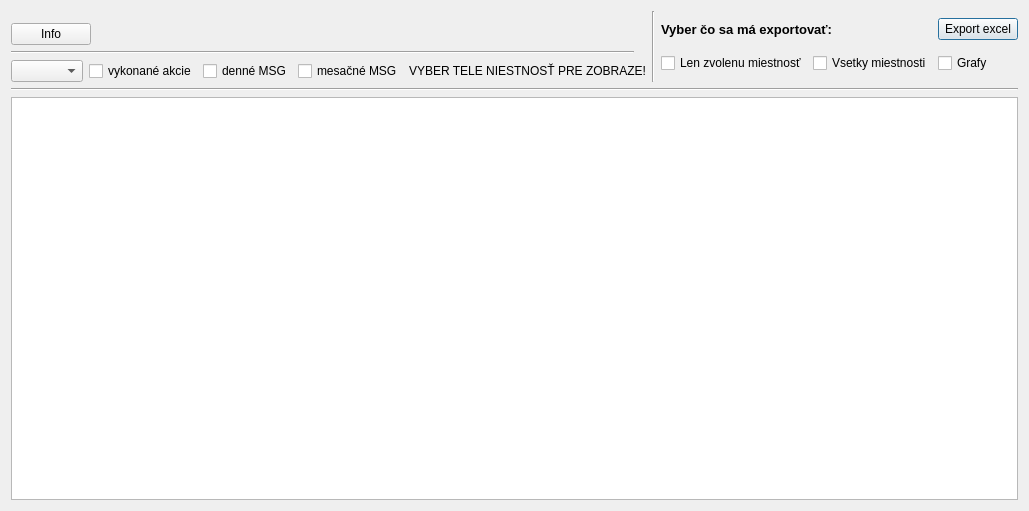
<?xml version="1.0" encoding="UTF-8"?>
<ui version="4.0">
 <class>parser_window</class>
 <widget class="QDialog" name="parser_window">
  <property name="geometry">
   <rect>
    <x>0</x>
    <y>0</y>
    <width>947</width>
    <height>511</height>
   </rect>
  </property>
  <property name="windowTitle">
   <string>Dialog</string>
  </property>
  <layout class="QGridLayout" name="gridLayout_2">
   <item row="6" column="0" colspan="5">
    <widget class="QTableView" name="tableView"/>
   </item>
   <item row="0" column="4" rowspan="5">
    <layout class="QGridLayout" name="gridLayout">
     <item row="2" column="0">
      <widget class="QCheckBox" name="pw_tatoMiestnost_checkBox">
       <property name="text">
        <string>Len zvolenu miestnosť</string>
       </property>
      </widget>
     </item>
     <item row="2" column="1">
      <widget class="QCheckBox" name="pw_vsetkyMiestnosti_checkBox">
       <property name="text">
        <string>Vsetky miestnosti</string>
       </property>
      </widget>
     </item>
     <item row="2" column="2">
      <widget class="QCheckBox" name="pw_grafy_checkBox">
       <property name="text">
        <string>Grafy</string>
       </property>
      </widget>
     </item>
     <item row="1" column="2">
      <widget class="QPushButton" name="wp_exportExcel_button">
       <property name="text">
        <string>Export excel</string>
       </property>
      </widget>
     </item>
     <item row="1" column="0" colspan="2">
      <widget class="QLabel" name="label">
       <property name="font">
        <font>
         <pointsize>10</pointsize>
         <weight>75</weight>
         <bold>true</bold>
        </font>
       </property>
       <property name="text">
        <string>Vyber čo sa má exportovať:</string>
       </property>
      </widget>
     </item>
    </layout>
   </item>
   <item row="4" column="0" colspan="3">
    <layout class="QHBoxLayout" name="horizontalLayout">
     <item>
      <widget class="QComboBox" name="pw_selectTele_comboBox"/>
     </item>
     <item>
      <widget class="QCheckBox" name="pw_actionFilter_checBox">
       <property name="text">
        <string>vykonané akcie</string>
       </property>
      </widget>
     </item>
     <item>
      <widget class="QCheckBox" name="pw_dayFilter_checBox">
       <property name="text">
        <string>denné MSG</string>
       </property>
      </widget>
     </item>
     <item>
      <widget class="QCheckBox" name="pw_monthFilter_checBox">
       <property name="text">
        <string>mesačné MSG</string>
       </property>
      </widget>
     </item>
     <item>
      <spacer name="horizontalSpacer">
       <property name="orientation">
        <enum>Qt::Horizontal</enum>
       </property>
       <property name="sizeHint" stdset="0">
        <size>
         <width>40</width>
         <height>20</height>
        </size>
       </property>
      </spacer>
     </item>
     <item>
      <widget class="QLabel" name="pw_label1">
       <property name="text">
        <string>VYBER TELE NIESTNOSŤ PRE ZOBRAZE!</string>
       </property>
      </widget>
     </item>
     <item>
      <spacer name="horizontalSpacer_2">
       <property name="orientation">
        <enum>Qt::Horizontal</enum>
       </property>
       <property name="sizeHint" stdset="0">
        <size>
         <width>40</width>
         <height>20</height>
        </size>
       </property>
      </spacer>
     </item>
    </layout>
   </item>
   <item row="2" column="0">
    <layout class="QHBoxLayout" name="horizontalLayout_2">
     <item>
      <widget class="QPushButton" name="pw_info_button">
       <property name="text">
        <string>Info</string>
       </property>
      </widget>
     </item>
     <item>
      <spacer name="horizontalSpacer_4">
       <property name="orientation">
        <enum>Qt::Horizontal</enum>
       </property>
       <property name="sizeHint" stdset="0">
        <size>
         <width>40</width>
         <height>20</height>
        </size>
       </property>
      </spacer>
     </item>
    </layout>
   </item>
   <item row="3" column="0">
    <widget class="Line" name="line_4">
     <property name="orientation">
      <enum>Qt::Horizontal</enum>
     </property>
    </widget>
   </item>
   <item row="5" column="0" colspan="5">
    <widget class="Line" name="line_3">
     <property name="orientation">
      <enum>Qt::Horizontal</enum>
     </property>
    </widget>
   </item>
   <item row="0" column="3" rowspan="5">
    <widget class="Line" name="line">
     <property name="orientation">
      <enum>Qt::Vertical</enum>
     </property>
    </widget>
   </item>
  </layout>
 </widget>
 <resources/>
 <connections/>
</ui>
